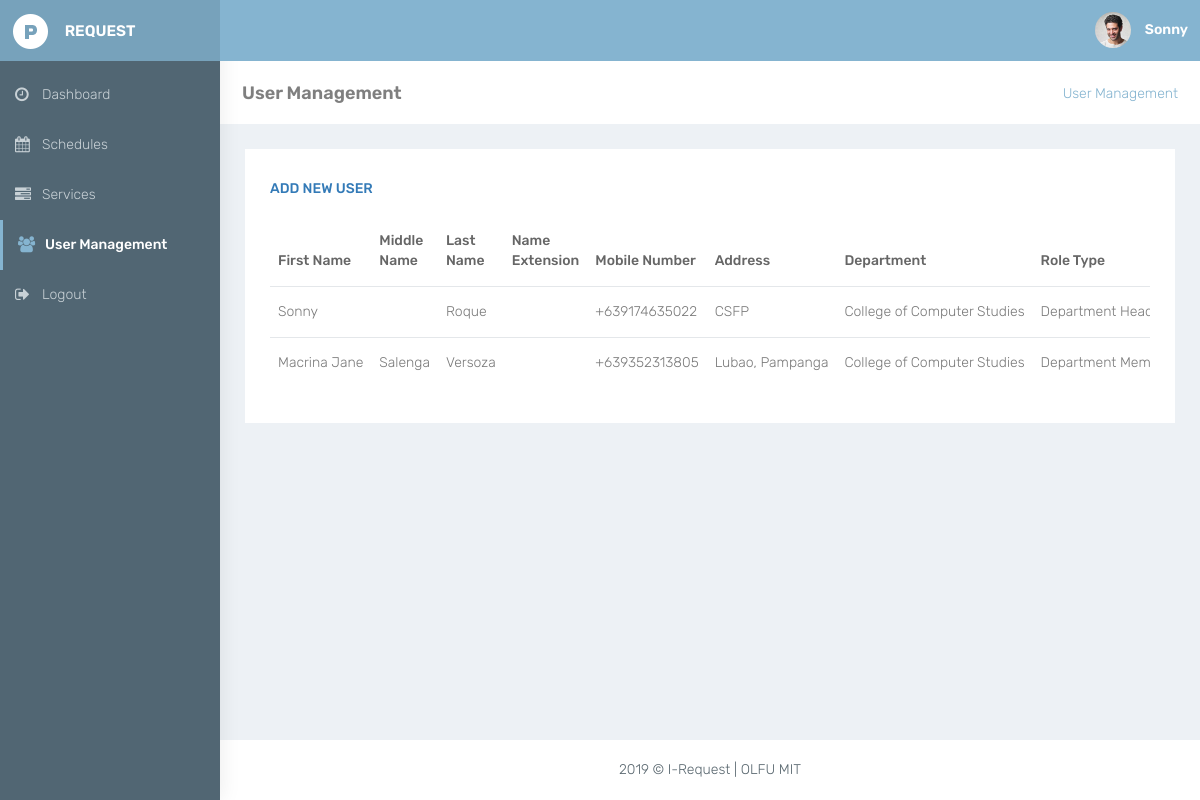
Page /user_management.php (signed in) on the committed database.
### tables this page shows
CREATE TABLE `users_tb` (
  `user_id` int(10) NOT NULL,
  `first_name` varchar(300) NOT NULL,
  `middle_name` varchar(300) NOT NULL,
  `last_name` varchar(300) NOT NULL,
  `name_extension` varchar(300) NOT NULL,
  `mobile_number` varchar(300) NOT NULL,
  `address` varchar(300) NOT NULL,
  `username` varchar(300) NOT NULL,
  `password` varchar(300) NOT NULL,
  `department_id` int(10) NOT NULL,
  `role_type` varchar(300) DEFAULT NULL,
  `user_status` varchar(300) NOT NULL
);

CREATE TABLE `department_tb` (
  `department_id` int(10) NOT NULL,
  `department_name` varchar(500) NOT NULL,
  `department_description` varchar(500) NOT NULL
);

### controllers/database_functions.php (called while the page is built, shortened)
<?php
if(!function_exists('countResult')){
    function countResult($conn, $query){
        $query = mysqli_query($conn, $query);
        $result = mysqli_num_rows($query);
        return $result;
    }
}
?>

### controllers/department_functions.php (called while the page is built, shortened)
               <?php
if(!function_exists('getDepartmentDetailsByDepartmentId')){
    function getDepartmentDetailsByDepartmentId($conn, $department_id){
        include "database_functions.php";
        $department_details = array();
        $users_count = countResult($conn, "SELECT * from users_tb where department_id = '$department_id'");
        $query = mysqli_query($conn, "SELECT * from department_tb where department_id = '$department_id'");
        while($row = mysqli_fetch_array($query)){
            array_push($department_details, $row['department_name'], $row['department_description'], $users_count);
        }
        return $department_details;
    }
}
        ?>

### controllers/users_functions.php (the view, shortened to what this page needs)
<?php
if(!function_exists('getUserDetailsByUsername')){
    function getUserDetailsByUsername($conn, $username){
        $users_details = array();
        $query = mysqli_query($conn, "SELECT * from users_tb where username = '$username'");
        while($row = mysqli_fetch_array($query)){
            array_push($users_details, $row['first_name'], $row['middle_name'], $row['last_name'], $row['name_extension'], $row['mobile_number'], $row['address'], $row['username'], $row['password'], $row['department_id'], $row['role_type'], $row['user_status'], $row['user_id']);
        }
        return $users_details;
    }
}
if(!function_exists('getUsersData')){
    function getUsersData($conn){
        include "department_functions.php";
        if($_SESSION['role_type'] == "Admin"){
            $query = mysqli_query($conn, "SELECT * from users_tb ORDER BY department_id");
        }else{
            $departmentid = getUserDetailsByUsername($conn, $_SESSION['user'])[8];
            $query = mysqli_query($conn, "SELECT * from users_tb where department_id = '$departmentid' ORDER BY user_id");
        }
        if(! $query){
            echo mysqli_error($conn);
        }else{
            if(mysqli_num_rows($query)>0){
                while($row = mysqli_fetch_array($query)){
                    ?>
                     <tr>
                        <td class="txt-oflo"><?php echo $row['first_name'] ?></td>
                        <td><?php echo $row['middle_name'] ?></td>
                        <td class="txt-oflo"><?php echo $row['last_name'] ?></td>
                        <td class="txt-oflo"><?php echo $row['name_extension'] ?></td>
                        <td class="txt-oflo"><?php echo $row['mobile_number'] ?></td>
                        <td class="txt-oflo"><?php echo $row['address'] ?></td>
                        <td class="txt-oflo"><?php echo getDepartmentDetailsByDepartmentId($conn, $row['department_id'])[0]; ?></td>
                        <td class="txt-oflo"><?php echo $row['role_type'] ?></td>
                    </tr>
                    <?php
                }
            }else{
                echo "No Users Found";
            }
        }
    }
}
        ?>

### controllers/include_partial_functions.php (shortened to what this page needs)
<?php
if(!function_exists('get_FooterBlade')){
    function get_FooterBlade(){
        ?>
        <footer class="footer text-center"> 2019 &copy; I-Request | OLFU MIT </footer>
        <?php
    }
}
if(!function_exists('getHeaderUserName')) {
    function getHeaderUserName() {
        include "database/config.php";
        include "users_functions.php";
        $username = $_SESSION['user'];
        if($username == 'iRequest') {
        ?>
            <a class="profile-pic" href="edit_user.php">
                <img src="resources/images/avatar.jpg" alt="avatar" width="36" class="img-circle">
                <b class="hidden-xs">Administrator</b>
            </a>
        <?php
        }else{
            $firstname = getUserDetailsByUsername($conn, $username)[0];
        ?>
            <a class="profile-pic" href="edit_user.php<?php echo '?id='.getUserDetailsByUsername($conn, $username)[11]; ?>">
                <img src="resources/images/avatar.jpg" alt="avatar" width="36" class="img-circle">
                <b class="hidden-xs"><?php echo $firstname ?></b>
            </a>
        <?php
        }
    }
}
        ?>
        <?php
if(!function_exists('get_headBlade')){
    function get_headBlade(){
        ?>
            <link rel="stylesheet" href="resources/bootstrap/dist/css/bootstrap.min.css" >
            <link rel="stylesheet" href="resources/plugins/bower_components/sidebar-nav/dist/sidebar-nav.min.css" >
            <link rel="stylesheet" href="resources/plugins/bower_components/toast-master/css/jquery.toast.css" >
            <link rel="stylesheet" href="resources/plugins/bower_components/morrisjs/morris.css" >
            <link rel="stylesheet" href="resources/css/animate.css" >
            <link rel="stylesheet" href="resources/css/style.css" >
            <link rel="stylesheet" href="resources/plugins/datatable.css" >
            <link rel="stylesheet" id="theme" href="resources/css/colors/blue-dark.css" >
        <?php
    }
}
        ?>
        <?php
if(!function_exists('get_NavBlade')){
    function get_NavBlade(){
        if(isset($_SESSION['role_type'])) {
            if($_SESSION['role_type'] == "Admin"){
                ?>
                <div class="navbar-default sidebar" role="navigation">
                    <div class="sidebar-nav navbar-collapse slimscrollsidebar">
                        <ul class="nav" id="side-menu">
                            <li style="padding: 10px 0 0;">
                                <a href="dashboard_admin.php" class="waves-effect"><i class="fa fa-dashboard fa-fw" aria-hidden="true"></i><span class="hide-menu">Dashboard</span></a>
                            </li>
                            <li>
                                <a href="schedules.php" class="waves-effect"><i class="fa fa-calendar fa-fw" aria-hidden="true"></i><span class="hide-menu">Schedules</span></a>
                            </li>
                            <li>
                                <a href="services_admin.php" class="waves-effect"><i class="fa fa-tasks fa-fw" aria-hidden="true"></i><span class="hide-menu">Services</span></a>
                            </li>
                            <li>
                                <a href="facilities.php" class="waves-effect"><i class="fa fa-building fa-fw" aria-hidden="true"></i><span class="hide-menu">Facilities</span></a>
                            </li>
                            <li>
                                <a href="automobiles.php" class="waves-effect"><i class="fa fa-car fa-fw" aria-hidden="true"></i><span class="hide-menu">Automobiles</span></a>
                            </li>
                            <li>
                                <a href="department.php" class="waves-effect"><i class="fa fa-table fa-fw" aria-hidden="true"></i><span class="hide-menu">Departments</span></a>
                            </li>
                            <li>
                                <a href="user_management.php" class="waves-effect"><i class="fa fa-users fa-fw" aria-hidden="true"></i><span class="hide-menu">User Management</span></a>
                            </li>
                            <li>
                                <a href="logout_action.php" class="waves-effect"><i class="fa fa-sign-out fa-fw" aria-hidden="true"></i><span class="hide-menu">Logout</span></a>
                            </li>
                        </ul>
                    </div>
                </div>
                <?php
            }elseif($_SESSION['role_type'] == "Department Head"){
                ?>
                <div class="navbar-default sidebar" role="navigation">
                    <div class="sidebar-nav navbar-collapse slimscrollsidebar">
                        <ul class="nav" id="side-menu">
                            <li style="padding: 10px 0 0;">
                                <a href="dashboard_department_head.php" class="waves-effect"><i class="fa fa-clock-o fa-fw" aria-hidden="true"></i><span class="hide-menu">Dashboard</span></a>
                            </li>
                            <li>
                                <a href="schedules.php" class="waves-effect"><i class="fa fa-calendar fa-fw" aria-hidden="true"></i><span class="hide-menu">Schedules</span></a>
                            </li>
                            <li>
                                <a href="services_user.php" class="waves-effect"><i class="fa fa-tasks fa-fw" aria-hidden="true"></i><span class="hide-menu">Services</span></a>
                            </li>
                            <li>
                                <a href="user_management.php" class="waves-effect"><i class="fa fa-users fa-fw" aria-hidden="true"></i><span class="hide-menu">User Management</span></a>
                            </li>
                            <li>
                                <a href="logout_action.php" class="waves-effect"><i class="fa fa-sign-out fa-fw" aria-hidden="true"></i><span class="hide-menu">Logout</span></a>
                            </li>
                        </ul>
                    </div>
                </div>
                <?php
            }
        }
    }
}
?>

### resources/css/colors/blue-dark.css (style rules this page uses)
body { background:#516673 }
.navbar-top-links>li>a { color:#ffffff }
.sidebar { background:#516673;box-shadow:1px 0 20px rgba(0,0,0,0.08) }
#side-menu li a { color:#c8d1d6 }
#side-menu li a { color:#c8d1d6;border-left:0 solid #516673 }
#side-menu>li>a.active { border-left:3px solid #85b4d0;color:#ffffff;font-weight:500 }
#side-menu>li>a.active i { color:#85b4d0 }

### rows in the picture
users_tb: first_name "Sonny", last_name "Roque", mobile_number "+639174635022", address "CSFP", department.department_name "College of Computer Studies", role_type "Department…"
users_tb: first_name "Macrina Jane", middle_name "Salenga", last_name "Versoza", mobile_number "+639352313805", address "Lubao, Pampanga", department_id "College of Computer Studies", role_type "Department…"
